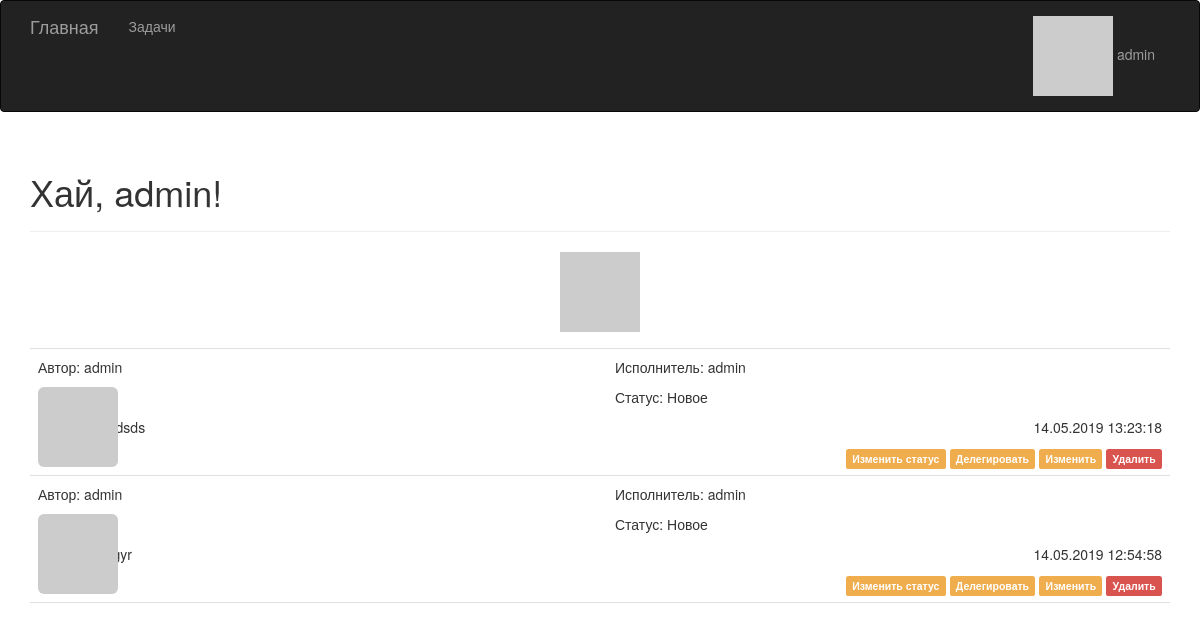
The app's page /old (signed in) with its own data.
### main.py (models this page shows, shortened)
class User(UserMixin, db.Model):
    __tablename__ = 'users'
    id = db.Column(db.Integer, primary_key=True)
    username = db.Column(db.String(64), unique=True, index=True)
    password_hash = db.Column(db.String(128))
    posts = db.relationship('Post', backref='author', lazy='dynamic')
    about = db.Column(db.Text)
    @property
    def password(self):
        raise AttributeError('пароль прочесть нельзя.')
    def gravatar(self, size=100, default='identicon', rating='g'):
        url = 'https://secure.gravatar.com/avatar'
        email = '{}@bookmarks.ru'.format(self.username.lower()).encode('utf-8')
        email_hash = hashlib.md5(email).hexdigest()
        return '{url}/{hash}?s={size}&d={default}&r={rating}'.format(
            url=url, hash=email_hash, size=size, default=default, rating=rating)
    def robohash(self, size=200):
        url = 'https://robohash.org/'
        return url + self.username + '?size={}x{}'.format(size, size)

class Post(db.Model):
    __tablename__ = 'posts'
    id = db.Column(db.Integer, primary_key=True)
    body = db.Column(db.Text)
    author_name = db.Column(db.Text)
    exec_name = db.Column(db.Text)
    data_end = db.Column(db.Integer)
    timestamp = db.Column(db.DateTime, index=True, default=datetime.utcnow)
    author_id = db.Column(db.Integer, db.ForeignKey('users.id'))
    exec_id = db.Column(db.Integer)
    status = db.Column(db.Integer)
    finish = db.Column(db.Integer)

### main.py (the view)
@app.route('/old', methods=['GET', 'POST'])
def old():
    admin_posts = Post.query.filter_by(author_id=1).order_by(Post.timestamp.desc()).all()
    return render_template('index.html', posts=admin_posts)

### main.py (called while the page is built)
@app.context_processor
def inject_app_name():
    return dict(app_name="Заметки")

@login_manager.user_loader
def load_user(user_id):
    return User.query.get(int(user_id))

### templates/index.html (shortened to what this page needs)
{% extends "base.html" %}
{% import "bootstrap/wtf.html" as wtf %}
{% block page_content %}
<div class="page-header">
    <h1>
        Хай,
        {% if current_user.is_authenticated %}
            {{ current_user.username }}!
        {% else %}
        Герлс!
        {% endif %}
    </h1>
</div>
{% if current_user.is_authenticated %}
<div>
    <p class="text-center"><img src="{{ current_user.robohash(size=200) }}"></p>
</div>
{% endif %}
{% include "_posts.html" %}
{% endblock %}

### templates/base.html (shortened to what this page needs)
{% extends "bootstrap/base.html" %}
{% block head %}
{{ super() }}
<link rel="stylesheet" type="text/css" href="{{ url_for('static', filename='style.css') }}">
{% endblock %}
{% block navbar %}
<div class="navbar navbar-inverse" role="navigation">
   <div class="container">
      <div class="navbar-header">
         <a class="navbar-brand" href="/">Главная</a>
      </div>
      <div class="navbar-collapse collapse">
        <ul class="nav navbar-nav">
            <li><a href="{{ url_for('posts') }}">Задачи</a></li>
        </ul>
        <ul class="nav navbar-nav navbar-right">
            {% if current_user.is_authenticated %}
            <li class="dropdown">
                <a href="#" class="dropdown-toggle" data-toggle="dropdown">
                    <img src="{{ current_user.gravatar(size=18) }}" />
                    {{ current_user.username }}
                </a>
            </li>
            {% else %}
            <li><a href="{{ url_for('login') }}">Войти</a></li>
            {% endif %}
        </ul>
      </div>
   </div>
</div>
{% endblock %}
{% block content %}
<div class="container">
    {% block page_content %}{% endblock %}
</div>
{% endblock %}

### templates/post.html
<li class="post">
   <div class="row">
       <div class="col-md-6">
           <p>Автор: {{ post.author.username }}</p>
          <div class="profile-thumbnail">
            <img class="img-rounded profile-thumbnail" src="{{ post.author.gravatar(size=40) }}">
          </div>
       </div>
       <div class="col-md-6">
           <p>Исполнитель: {{ post.exec_name }}</p>
           <p>Статус: {% if post.finish %}Завершено{% elif post.status == 0 %}Новое{% else %}Шаг {{ post.status }}{% endif %}</p>
       </div>
   </div>
  <div class="post-content">
      <div class="post-date">{{ post.timestamp.strftime('%d.%m.%Y %H:%M:%S') }}</div>
      <div class="post-body">{{ post.body|safe }}</div>
      <div class="post-footer">
          {% if current_user.is_authenticated
              and request.url_rule.endpoint != 'index' %}
            <a href="{{ url_for('change_status_post', post_id=post.id) }}">
                <span class="label label-warning">Изменить статус</span>
            </a>
            <a href="{{ url_for('delegate_post', post_id=post.id) }}">
                <span class="label label-warning">Делегировать</span>
            </a>
            <a href="{{ url_for('edit_post', post_id=post.id) }}">
                <span class="label label-warning">Изменить</span>
            </a>
            <a href="{{ url_for('delete_post', post_id=post.id) }}">
                <span class="label label-danger">Удалить</span>
            </a>
        {% endif %}
      </div>
  </div>
</li>

### static/style.css (style rules this page uses)
.profile-thumbnail { position: absolute; }
ul.posts li.post { padding: 8px; border-bottom: 1px solid #e0e0e0; }
div.post-date { float: right; }
div.post-content { margin-left: 48px; min-height: 48px; }
div.post-footer { text-align: right; }
div.post-footer a:hover, div.post-footer a:visited, div.post-footer a:link, div.post-footer a:active { text-decoration: none; }

### records on screen
User: username "admin"
Post: author.username "admin", exec_name "admin", finish "Новое", timestamp "14.05.2019 13:23:18"
Post: author.username "admin", exec_name "admin", finish "Новое", timestamp "14.05.2019 12:54:58"
